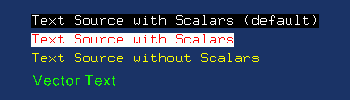

Source code (Python):
#!/usr/bin/env python

# Demonstrate vtkTextSource and vtkVectorText for 3D text rendering.

import vtkmodules.vtkInteractionStyle  # noqa: F401
import vtkmodules.vtkRenderingFreeType  # noqa: F401
import vtkmodules.vtkRenderingOpenGL2  # noqa: F401

from vtkmodules.vtkFiltersSources import vtkTextSource
from vtkmodules.vtkRenderingCore import (
    vtkActor,
    vtkPolyDataMapper,
    vtkRenderWindow,
    vtkRenderWindowInteractor,
    vtkRenderer,
)
from vtkmodules.vtkRenderingFreeType import vtkVectorText

# Text source with default scalars
text_0_source = vtkTextSource()
text_0_source.SetText("Text Source with Scalars (default)")

text_0_mapper = vtkPolyDataMapper()
text_0_mapper.SetInputConnection(text_0_source.GetOutputPort())

text_0_actor = vtkActor()
text_0_actor.SetMapper(text_0_mapper)
text_0_actor.SetScale(0.1, 0.1, 0.1)
text_0_actor.AddPosition(0, 2, 0)

# Text source with foreground/background colors
text_1_source = vtkTextSource()
text_1_source.SetText("Text Source with Scalars")
text_1_source.SetForegroundColor(1, 0, 0)
text_1_source.SetBackgroundColor(1, 1, 1)

text_1_mapper = vtkPolyDataMapper()
text_1_mapper.SetInputConnection(text_1_source.GetOutputPort())

text_1_actor = vtkActor()
text_1_actor.SetMapper(text_1_mapper)
text_1_actor.SetScale(0.1, 0.1, 0.1)

# Text source without scalars
text_2_source = vtkTextSource()
text_2_source.SetText("Text Source without Scalars")
text_2_source.BackingOff()

text_2_mapper = vtkPolyDataMapper()
text_2_mapper.SetInputConnection(text_2_source.GetOutputPort())
text_2_mapper.ScalarVisibilityOff()

text_2_actor = vtkActor()
text_2_actor.SetMapper(text_2_mapper)
text_2_actor.GetProperty().SetColor(1, 1, 0)
text_2_actor.SetScale(0.1, 0.1, 0.1)
text_2_actor.AddPosition(0, -2, 0)

# Vector text
text_3_source = vtkVectorText()
text_3_source.SetText("Vector Text")

text_3_mapper = vtkPolyDataMapper()
text_3_mapper.SetInputConnection(text_3_source.GetOutputPort())
text_3_mapper.ScalarVisibilityOff()

text_3_actor = vtkActor()
text_3_actor.SetMapper(text_3_mapper)
text_3_actor.GetProperty().SetColor(0.1, 1, 0)
text_3_actor.AddPosition(0, -4, 0)

# Renderer
renderer = vtkRenderer()
renderer.AddActor(text_0_actor)
renderer.AddActor(text_1_actor)
renderer.AddActor(text_2_actor)
renderer.AddActor(text_3_actor)
renderer.SetBackground(0.1, 0.2, 0.4)

# Render window
render_window = vtkRenderWindow()
render_window.AddRenderer(renderer)
render_window.SetWindowName("text")
render_window.SetMultiSamples(0)
render_window.SetSize(350, 100)

# Interactor
interactor = vtkRenderWindowInteractor()
interactor.SetRenderWindow(render_window)

# Scene
renderer.ResetCamera()
renderer.GetActiveCamera().Zoom(3)

interactor.Initialize()
interactor.Start()
